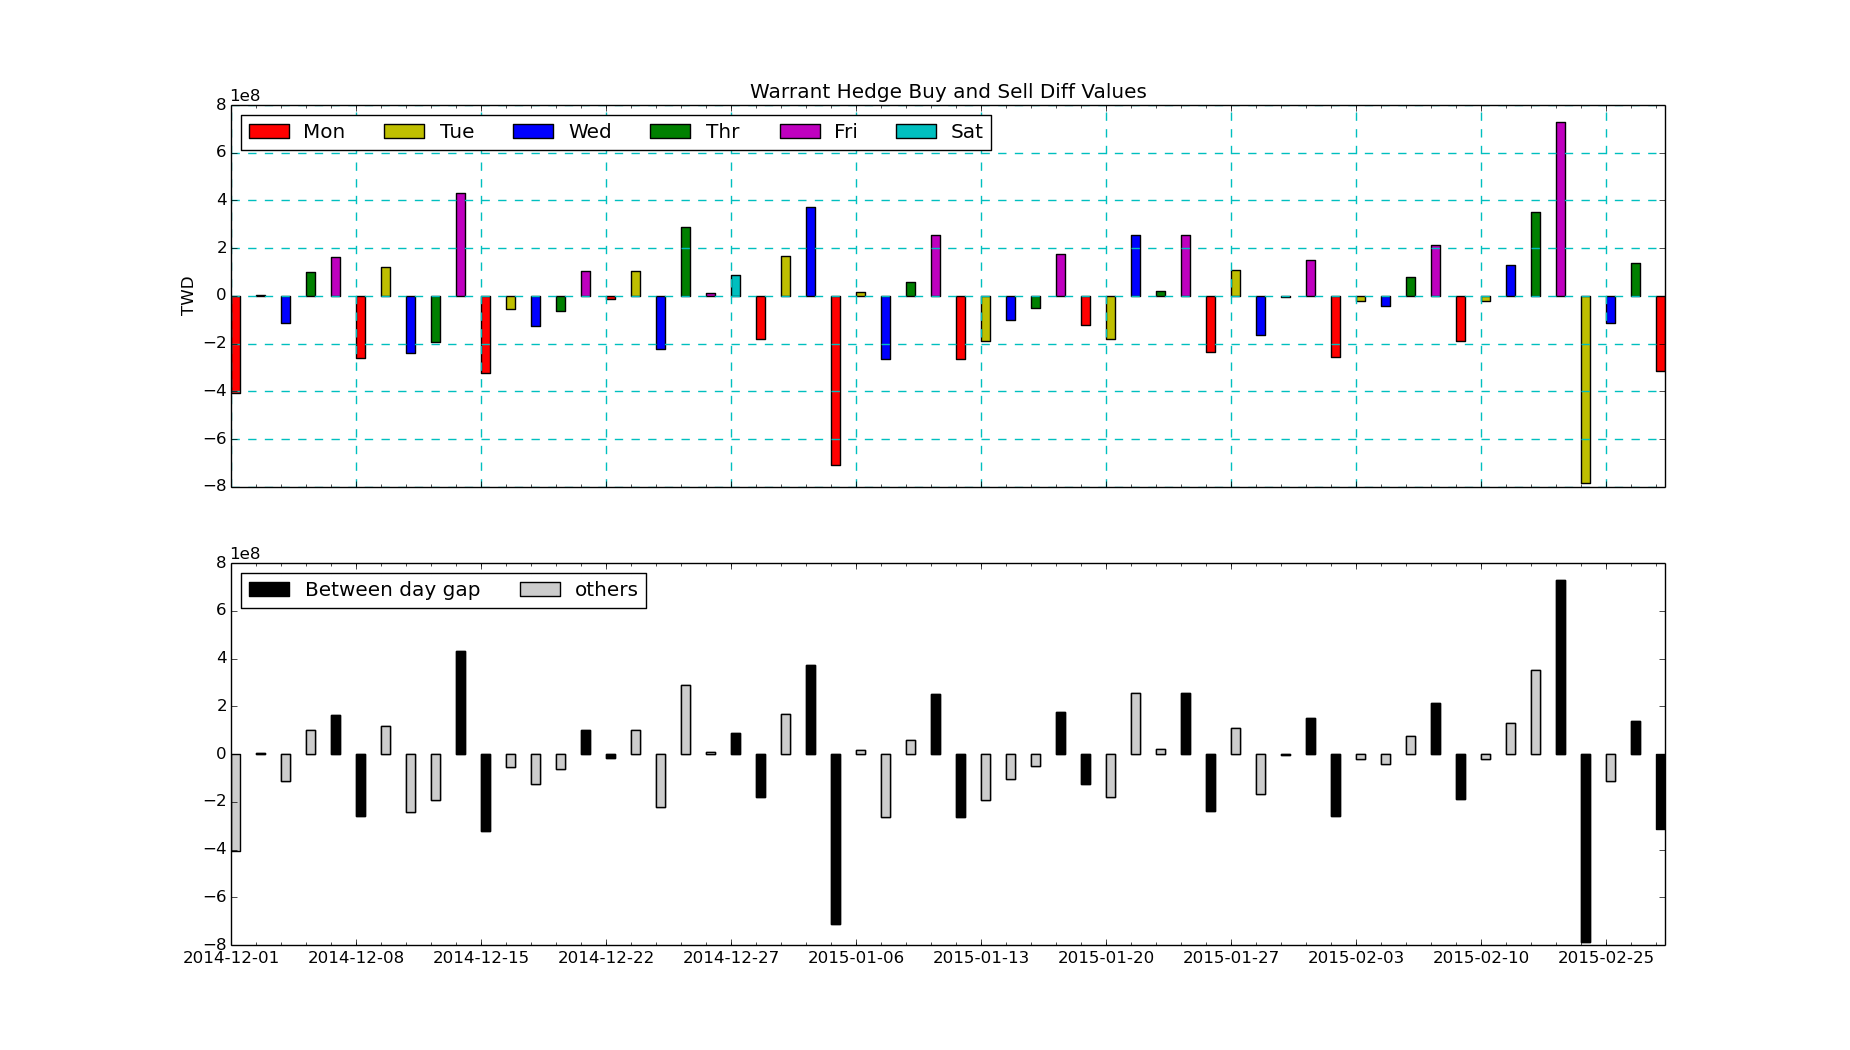

Source code (Python):
# coding: utf-8
# This program is used to calculation the hedge buy/sell value difference of warrants from Securities Dealer.
# It is used to inspect the 'buy vs sell' values of warrants for each week day.
# We can see significant buy before the weekend(Fri) and sell after the weekend(Mon). 
# The questions to ask are:
# 1.  Is Intrinsic Volatility of warrants also correlated with the hedge buy/sell values?
# 2.  Are the hedge buy/sell values of target stocks also correlated with the hedge buy/sell values of warrants?
from datetime import timedelta
import json
import matplotlib 
import os

from core.models import Twse_Trading_Warrant, Twse_Trading_Processed
import numpy as np
from warrant_app.utils.dateutil import DateEncoder, string_to_date


_INTERACTIVE=True
#_INTERACTIVE=False
#***preparing data
filename='hedge_buy_sell_stats.txt'
trading_date_list =[]
hedge_buy_data=[]
hedge_sell_data=[]
if not os.path.isfile(filename):
    # first get all the trading_date which has trading_warrant
    trading_date_list = Twse_Trading_Processed.objects.get_dates()
    for trading_date in trading_date_list:
        trading_warrant_list = Twse_Trading_Warrant.objects.by_date(trading_date)
        hedge_buy_sum=0.0
        hedge_sell_sum=0.0
        for item in trading_warrant_list:
            #averge price
            avg_price = float(item.trade_value)/float(item.trade_volume)
            # hedge_buy value
            hedge_buy_sum+=float(item.hedge_buy)*avg_price
            hedge_sell_sum+=float(item.hedge_sell)*avg_price
        hedge_buy_data.append(hedge_buy_sum)
        hedge_sell_data.append(hedge_sell_sum)
    #write to file
    json_data={'trading_date_list':list(trading_date_list),
               'hedge_buy_data' :hedge_buy_data,
               'hedge_sell_data':hedge_sell_data}
    with open(filename, 'w') as fp:
        json.dump(json_data, fp, cls=DateEncoder)
else:
    with open(filename, 'r') as fp:
        json_data=json.load(fp) 
    trading_date_list =json_data['trading_date_list']
    hedge_buy_data=json_data['hedge_buy_data']
    hedge_sell_data=json_data['hedge_sell_data']
#***preparing plot
trading_date_list=np.array(trading_date_list)
hedge_buy_data=np.array(hedge_buy_data)
hedge_sell_data=np.array(hedge_sell_data)
hedge_diff=hedge_buy_data-hedge_sell_data
mon=[]
tue=[]
wed=[]
thr=[]
fri=[]
sat=[]
#
between_gap=[] 
others=[]
i=0
previous_date=None
for trading_date_str in trading_date_list:
    if isinstance(trading_date_str,str):
        trading_date = string_to_date(trading_date_str, date_format='%Y-%m-%d')
    else:
        trading_date = trading_date_str
    day_of_week= trading_date.weekday()+1
    if day_of_week==1:
        mon.append(i)
    elif day_of_week==2:
        tue.append(i)
    elif day_of_week==3:
        wed.append(i)
    elif day_of_week==4:
        thr.append(i)
    elif day_of_week==5:
        fri.append(i)
    elif day_of_week==6:
        sat.append(i)
    if i>0:
        if trading_date>previous_date+timedelta(days=1):
            #gap greater than 1 day
            between_gap.append(i-1)
            between_gap.append(i)
        else:
            others.append(i-1)
            others.append(i)
    previous_date=trading_date
    i+=1
#

# interactive mode for pyplot
if not _INTERACTIVE:
    matplotlib.use("Agg")
import matplotlib.pyplot as plt
if _INTERACTIVE:
    plt.ion()

# number of data point
N=len(trading_date_list)
x_pos=np.arange(N)
width=0.35
fig, axarr = plt.subplots(2, sharex=True)
#
rect_mon = axarr[0].bar(x_pos[mon], hedge_diff[mon], width, color='r')
rect_tue = axarr[0].bar(x_pos[tue], hedge_diff[tue], width, color='y')
rect_wed = axarr[0].bar(x_pos[wed], hedge_diff[wed], width, color='b')
rect_thr = axarr[0].bar(x_pos[thr], hedge_diff[thr], width, color='g')
rect_fri = axarr[0].bar(x_pos[fri], hedge_diff[fri], width, color='m')
rect_sat = axarr[0].bar(x_pos[sat], hedge_diff[sat], width, color='c')
axarr[0].set_ylabel('TWD')
axarr[0].set_title('Warrant Hedge Buy and Sell Diff Values')
axarr[0].set_xticks(x_pos[::5])
axarr[0].set_xticks(x_pos, minor=True)
axarr[0].set_xticklabels(trading_date_list[::5], rotation=45)
axarr[0].grid(color='c', linestyle='--', linewidth=1)
axarr[0].legend((rect_mon[0], rect_tue[0], rect_wed[0], rect_thr[0],rect_fri[0],rect_sat[0]), 
                ('Mon', 'Tue', 'Wed', 'Thr', 'Fri','Sat'), 
                ncol=6,
                loc='upper left')
rect_others = axarr[1].bar(x_pos[others], hedge_diff[others], width, color='0.8')
rect_btw_gap = axarr[1].bar(x_pos[between_gap], hedge_diff[between_gap], width, color='k')
axarr[1].legend((rect_btw_gap[0], rect_others[0]),  
                ('Between day gap', 'others'), 
                ncol=2,
                loc='upper left')
fig.set_size_inches(18.5,10.5)
if _INTERACTIVE:
    plt.show()
else:
    fig.savefig("hedge_buy_sell_stats.png")
